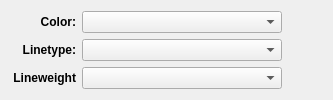
        <widget class="QWidget" name="foldLine_Tab">
         <attribute name="title">
          <string>Fold Lines</string>
         </attribute>
         <layout class="QVBoxLayout" name="foldLine_verticalLayout_19">
          <item>
           <layout class="QVBoxLayout" name="foldLine_verticalLayout_16">
            <item>
             <layout class="QHBoxLayout" name="foldLine_horizontalLayout_18">
              <item>
               <widget class="QLabel" name="foldLineColor_Label">
                <property name="sizePolicy">
                 <sizepolicy hsizetype="Preferred" vsizetype="Preferred">
                  <horstretch>0</horstretch>
                  <verstretch>0</verstretch>
                 </sizepolicy>
                </property>
                <property name="minimumSize">
                 <size>
                  <width>65</width>
                  <height>18</height>
                 </size>
                </property>
                <property name="font">
                 <font>
                  <pointsize>9</pointsize>
                  <bold>true</bold>
                 </font>
                </property>
                <property name="text">
                 <string>Color:</string>
                </property>
                <property name="alignment">
                 <set>Qt::AlignRight|Qt::AlignTrailing|Qt::AlignVCenter</set>
                </property>
               </widget>
              </item>
              <item>
               <widget class="ColorComboBox" name="defaultFoldLineColor_ComboBox">
                <property name="sizePolicy">
                 <sizepolicy hsizetype="Preferred" vsizetype="Preferred">
                  <horstretch>0</horstretch>
                  <verstretch>0</verstretch>
                 </sizepolicy>
                </property>
                <property name="minimumSize">
                 <size>
                  <width>200</width>
                  <height>20</height>
                 </size>
                </property>
                <property name="font">
                 <font>
                  <pointsize>9</pointsize>
                  <bold>true</bold>
                 </font>
                </property>
               </widget>
              </item>
              <item>
               <spacer name="foldLine_horizontalSpacer_18">
                <property name="orientation">
                 <enum>Qt::Horizontal</enum>
                </property>
                <property name="sizeHint" stdset="0">
                 <size>
                  <width>40</width>
                  <height>20</height>
                 </size>
                </property>
               </spacer>
              </item>
             </layout>
            </item>
            <item>
             <layout class="QHBoxLayout" name="foldLine_horizontalLayout_19">
              <item>
               <widget class="QLabel" name="foldLineLinetype_Label">
                <property name="sizePolicy">
                 <sizepolicy hsizetype="Preferred" vsizetype="Preferred">
                  <horstretch>0</horstretch>
                  <verstretch>0</verstretch>
                 </sizepolicy>
                </property>
                <property name="minimumSize">
                 <size>
                  <width>65</width>
                  <height>18</height>
                 </size>
                </property>
                <property name="font">
                 <font>
                  <pointsize>9</pointsize>
                  <bold>true</bold>
                 </font>
                </property>
                <property name="text">
                 <string>Linetype:</string>
                </property>
                <property name="alignment">
                 <set>Qt::AlignRight|Qt::AlignTrailing|Qt::AlignVCenter</set>
                </property>
               </widget>
              </item>
              <item>
               <widget class="LineTypeComboBox" name="defaultFoldLineLinetype_ComboBox">
                <property name="sizePolicy">
                 <sizepolicy hsizetype="Preferred" vsizetype="Preferred">
                  <horstretch>0</horstretch>
                  <verstretch>0</verstretch>
                 </sizepolicy>
                </property>
                <property name="minimumSize">
                 <size>
                  <width>200</width>
                  <height>20</height>
                 </size>
                </property>
                <property name="font">
                 <font>
                  <pointsize>9</pointsize>
                  <bold>true</bold>
                 </font>
                </property>
               </widget>
              </item>
              <item>
               <spacer name="foldLine_horizontalSpacer_19">
                <property name="orientation">
                 <enum>Qt::Horizontal</enum>
                </property>
                <property name="sizeHint" stdset="0">
                 <size>
                  <width>40</width>
                  <height>20</height>
                 </size>
                </property>
               </spacer>
              </item>
             </layout>
            </item>
            <item>
             <layout class="QHBoxLayout" name="foldLine_horizontalLayout_20">
              <item>
               <widget class="QLabel" name="foldLineLineweight_Label">
                <property name="minimumSize">
                 <size>
                  <width>65</width>
                  <height>0</height>
                 </size>
                </property>
                <property name="maximumSize">
                 <size>
                  <width>65</width>
                  <height>16777215</height>
                 </size>
                </property>
                <property name="font">
                 <font>
                  <pointsize>9</pointsize>
                  <bold>true</bold>
                 </font>
                </property>
                <property name="text">
                 <string>Lineweight</string>
                </property>
                <property name="alignment">
                 <set>Qt::AlignRight|Qt::AlignTrailing|Qt::AlignVCenter</set>
                </property>
               </widget>
              </item>
              <item>
               <widget class="LineWeightComboBox" name="defaultFoldLineLineweight_ComboBox">
                <property name="sizePolicy">
                 <sizepolicy hsizetype="Preferred" vsizetype="Preferred">
                  <horstretch>0</horstretch>
                  <verstretch>0</verstretch>
                 </sizepolicy>
                </property>
                <property name="minimumSize">
                 <size>
                  <width>200</width>
                  <height>20</height>
                 </size>
                </property>
                <property name="maximumSize">
                 <size>
                  <width>16777215</width>
                  <height>16777215</height>
                 </size>
                </property>
                <property name="font">
                 <font>
                  <pointsize>9</pointsize>
                  <bold>true</bold>
                 </font>
                </property>
               </widget>
              </item>
              <item>
               <spacer name="foldLine_horizontalSpacer_20">
                <property name="orientation">
                 <enum>Qt::Horizontal</enum>
                </property>
                <property name="sizeHint" stdset="0">
                 <size>
                  <width>40</width>
                  <height>20</height>
                 </size>
                </property>
               </spacer>
              </item>
             </layout>
            </item>
           </layout>
          </item>
         </layout>
        </widget>
